Frame 1 (no input): blank canvas, image omitted
Frame 60 (the mouse pressed at the canvas centre just before this capture): blank canvas, image omitted
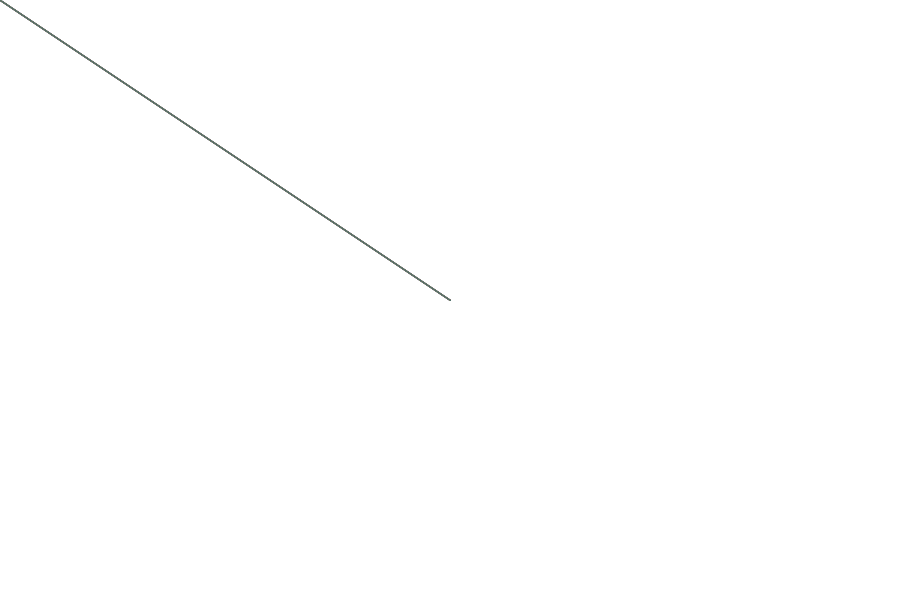
Frame 120 (the mouse held since frame 60 and released just before this capture)

The Processing sketch whose frames 1 and 60 were blank and that drew this single picture after the mouse press (run headless with seeded random() and noise(); from frame 60 on, the mouse is pressed at the canvas centre):

// Processing sketch: toggle4
// ── toggle4.pde
boolean isShown = false;

void setup() {
  size(900,600);
  background(255);
}

void draw () {
  //background(204);
  if (!isShown) {
    stroke(random(255),random(255),random(255));
    line(mouseX, mouseY, 0, 0);
  }
}
/*
void mousePressed() {
  if(mouseButton == LEFT) {
    stroke(random(255),random(255),random(255));
  isShown = !isShown;
  }
}
*/
void mouseReleased() {
  if(mouseButton == LEFT) {
  isShown = false;
  }
  else if (mouseButton == RIGHT) {
    background(255);
  }
}
